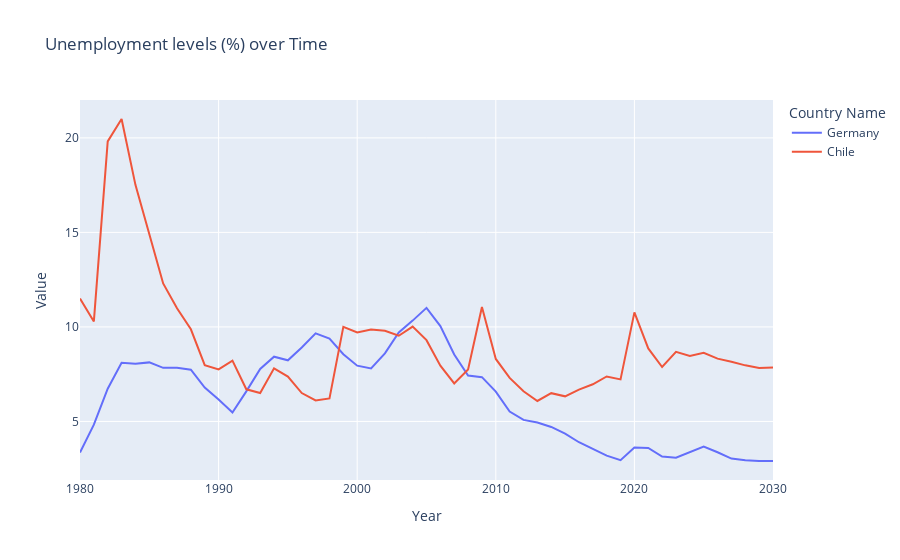

Source (notebook cell):
### Code cell
Unemployment(("Germany","Chile", "Poland"))

### Figure 1 — Plotly figure (JSON) as saved in the notebook; plotly's stock layout.template omitted (floating-point values rounded to 4 significant figures)
{"data": [{"hovertemplate": "Country Name=Germany<br>Year=%{x}<br>Value=%{y}<extra></extra>", "legendgroup": "Germany", "line": {"color": "#636efa", "dash": "solid"}, "marker": {"symbol": "circle"}, "mode": "lines", "name": "Germany", "orientation": "v", "showlegend": true, "type": "scatter", "x": [1980, 1981, 1982, 1983, 1984, 1985, 1986, 1987, 1988, 1989, 1990, 1991, 1992, 1993, 1994, 1995, 1996, 1997, 1998, 1999, 2000, 2001, 2002, 2003, 2004, 2005, 2006, 2007, 2008, 2009, 2010, 2011, 2012, 2013, 2014, 2015, 2016, 2017, 2018, 2019, 2020, 2021, 2022, 2023, 2024, 2025, 2026, 2027, 2028, 2029, 2030], "xaxis": "x", "y": [3.359, 4.831, 6.734, 8.099, 8.058, 8.124, 7.834, 7.843, 7.735, 6.79, 6.155, 5.47, 6.592, 7.775, 8.425, 8.233, 8.908, 9.658, 9.383, 8.558, 7.95, 7.8, 8.6, 9.708, 10.33, 11.01, 10.04, 8.542, 7.425, 7.342, 6.575, 5.525, 5.083, 4.942, 4.708, 4.358, 3.9, 3.525, 3.192, 2.95, 3.625, 3.6, 3.142, 3.083, 3.392, 3.669, 3.368, 3.037, 2.949, 2.907, 2.912], "yaxis": "y"}, {"hovertemplate": "Country Name=Chile<br>Year=%{x}<br>Value=%{y}<extra></extra>", "legendgroup": "Chile", "line": {"color": "#EF553B", "dash": "solid"}, "marker": {"symbol": "circle"}, "mode": "lines", "name": "Chile", "orientation": "v", "showlegend": true, "type": "scatter", "x": [1980, 1981, 1982, 1983, 1984, 1985, 1986, 1987, 1988, 1989, 1990, 1991, 1992, 1993, 1994, 1995, 1996, 1997, 1998, 1999, 2000, 2001, 2002, 2003, 2004, 2005, 2006, 2007, 2008, 2009, 2010, 2011, 2012, 2013, 2014, 2015, 2016, 2017, 2018, 2019, 2020, 2021, 2022, 2023, 2024, 2025, 2026, 2027, 2028, 2029, 2030], "xaxis": "x", "y": [11.5, 10.29, 19.81, 21.0, 17.52, 14.97, 12.3, 10.98, 9.875, 7.98, 7.75, 8.217, 6.7, 6.5, 7.808, 7.375, 6.5, 6.108, 6.217, 10.01, 9.708, 9.867, 9.8, 9.533, 10.02, 9.3, 7.95, 7.008, 7.75, 11.05, 8.305, 7.3, 6.595, 6.082, 6.495, 6.328, 6.685, 6.965, 7.377, 7.223, 10.77, 8.862, 7.878, 8.681, 8.462, 8.634, 8.323, 8.159, 7.967, 7.828, 7.854], "yaxis": "y"}], "layout": {"legend": {"title": {"text": "Country Name"}, "tracegroupgap": 0}, "title": {"text": "Unemployment levels (%) over Time"}, "xaxis": {"anchor": "y", "domain": [0, 1], "title": {"text": "Year"}}, "yaxis": {"anchor": "x", "domain": [0, 1], "title": {"text": "Value"}}}}
